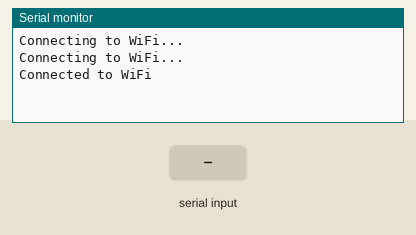
The sketch below on a simulated ESP8266 (NodeMCU). Shown: the last lines printed to the serial monitor. The test bench sets the inputs (shaded band). WiFi joins after 1.5 s; servers stay silent unless stated.

Above: at 3.2 s.
3.3 s: "1\n" received over Serial
At 4.2 s:
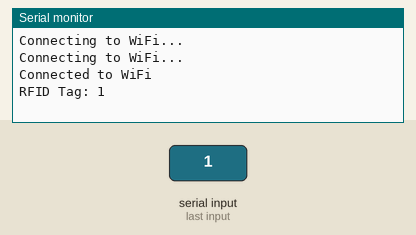
4.8 s: "0\n" received over Serial
At 5.3 s:
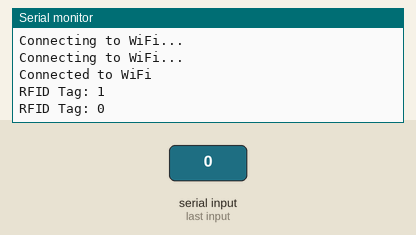
6.3 s: "2\n" received over Serial
At 7.7 s:
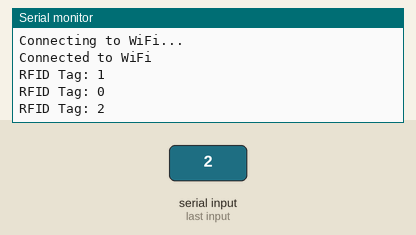

The sketch:

NodeMCUTest.ino
```cpp
#include <ESP8266WiFi.h>

const char* ssid = "Luftuberwachungssystem";
const char* password = "Ux957Zi%xqbY6vPHCm#4X";

void setup()
{
    Serial.begin(9600);
    WiFi.begin(ssid, password);
    while (WiFi.status() != WL_CONNECTED)
    {
        delay(1000);
        Serial.println("Connecting to WiFi...");
    }
    Serial.println("Connected to WiFi");
}

void loop()
{
    if (Serial.available())
    {
        String rfidTag = Serial.readStringUntil('\n');
        rfidTag.trim();
        Serial.println("RFID Tag: " + rfidTag);
    }
}
```

NodeMCU_Basic.ino
```cpp

```

Measured:
- after the input at 3.3 s, the serial monitor: prints a new line at once (image 1)
- after the input at 4.8 s, the serial monitor: prints a new line at once (image 2)
- after the input at 6.3 s, the serial monitor: prints a new line at once (image 3)
